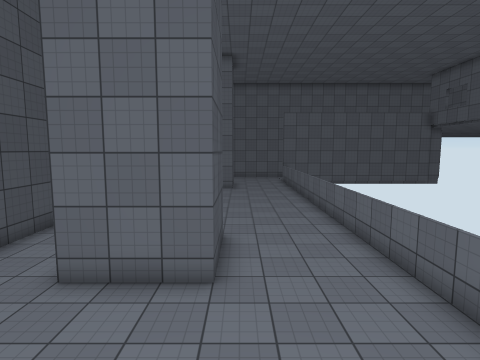
view 1 (above)

19 first-person views from a walk through a 3-D level made in the Unity game engine. The camera is 1.5 m above the floor, tilts 6° down and sees 80° across. The floor is counted in squares, 1 m on a side. Each view is taken from the middle of a square. On the plan, view 1 faces up. The plan holds only what a view shows up to about 14 squares ahead; the rest is blank. The place goes on beyond the plan. The player is left out. Door leaves are left out, so doorways stand open. Surface patterns are stand-ins for the level's own textures.

view 2
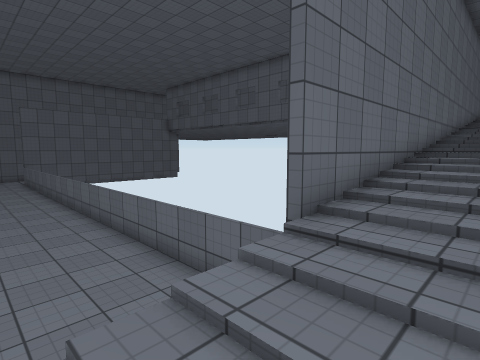

view 3
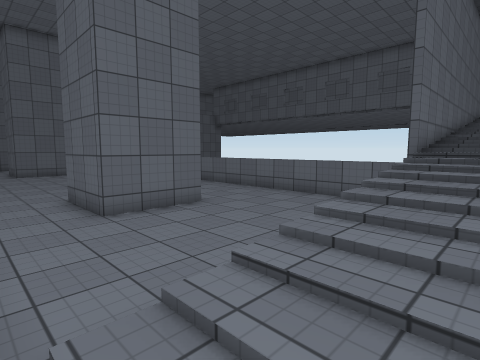

view 4
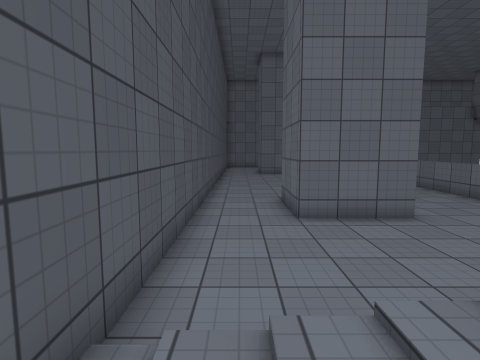

view 5
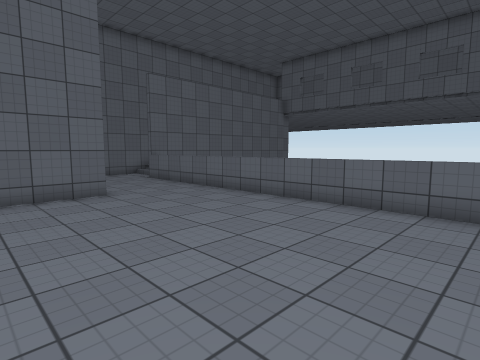

view 6
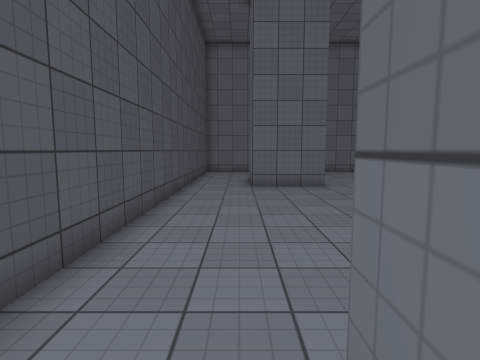

view 7
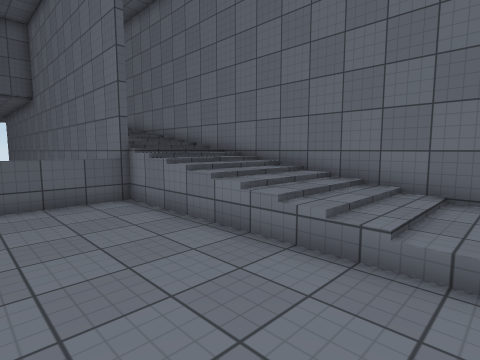

view 8
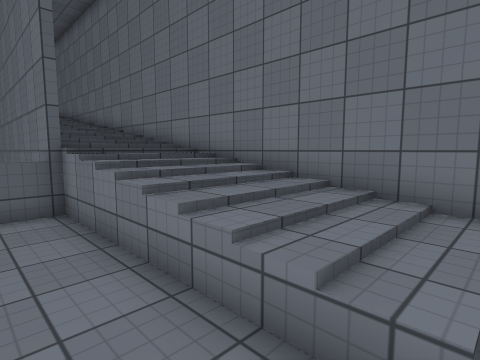

view 9
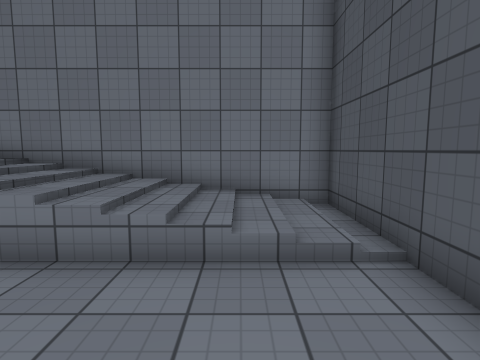

view 10
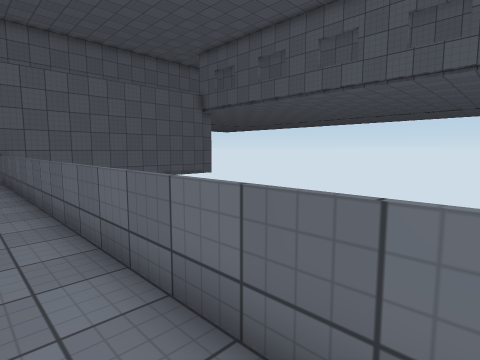

view 11
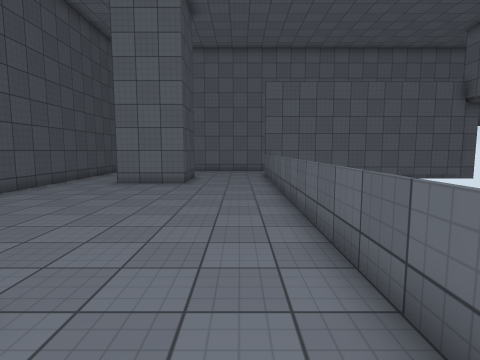

view 12
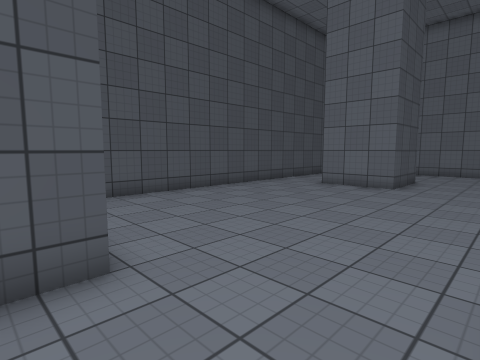

view 13
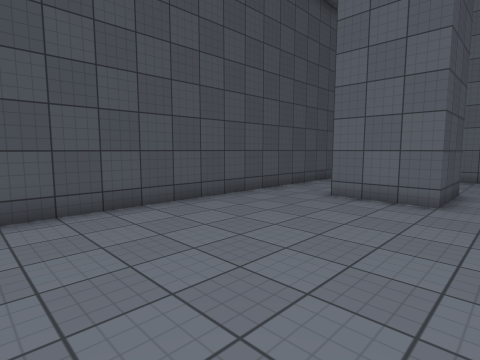

view 14
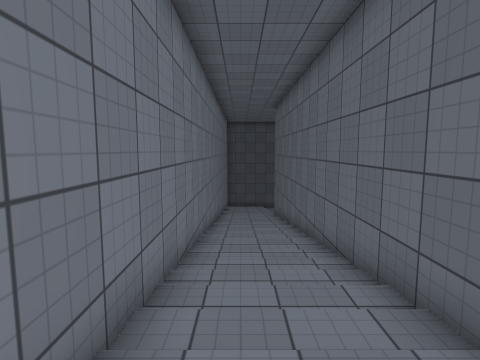

view 15
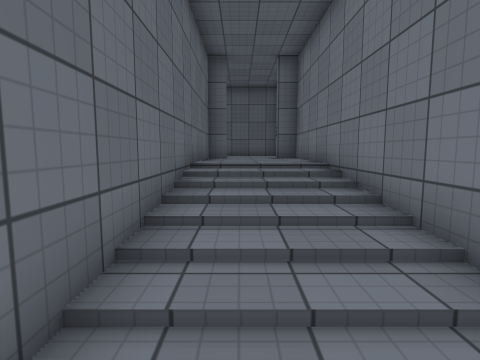

view 16
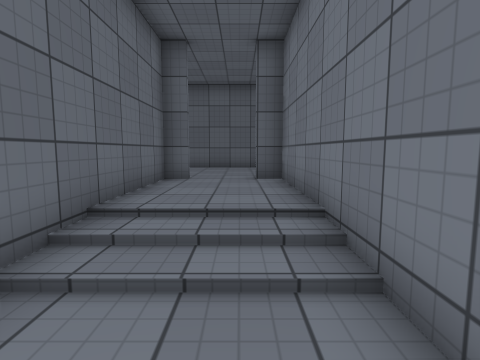

view 17
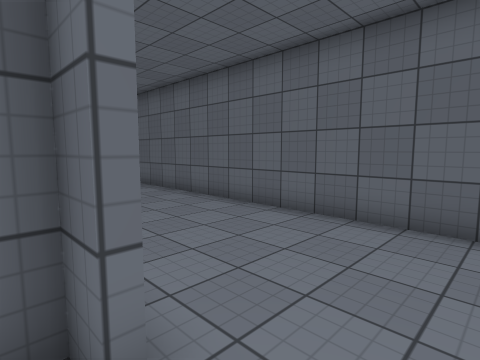

view 18
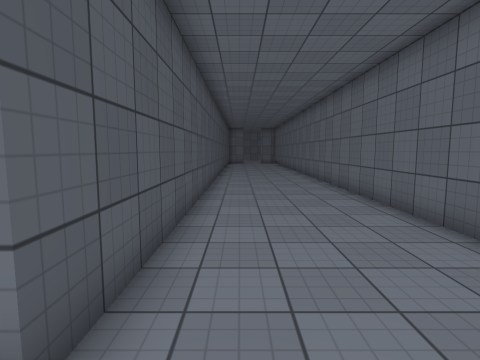

view 19
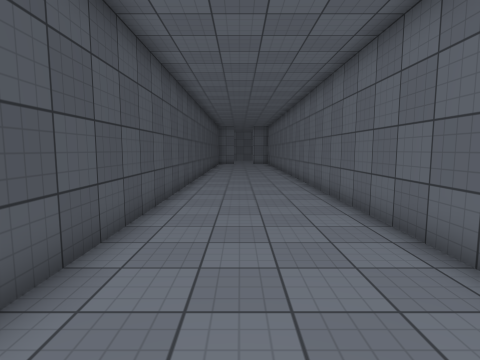

### Floor plan
Key: @ floor where view 1 was taken; # wall or solid block; . main floor; : floor 3 m higher than the main floor; + floor 4.5 m higher than the main floor; / step, stairs or slope; D open door; = window, fence, low wall or low ledge.
Columns run from 7 left of view 1 to 33 right of it. Each row starts with its distance up from view 1.
 20 #...###....=
 19 #...###....=
 18 #..........=
 17 #..........=
 16 #..........=
 15 #..........=
 14 #..........=                       #++++#
 13 #..........=          =            #++++#
 12 #..........=          #            #++++#
 11 #..........=          #            #++++#
 10 #..........=          #            #++++#
  9 #..........=          =            #++++#
  8 #...###....=          #            #++++#
  7 #...###....=          #            #++++#
  6 #...###....=                       #++++#
  5 #..........=                       #++++#
  4 #..........=                       #++++#
  3 #..........=                       #++++#
  2 #..........=                       #++++#
  1 #..........=###########            #++++#
  0 #//////@/////////////:##############++++#
 -1 #./////////////////////////////++++D++++#
 -2 #./////////////////////////////++++D++++#
 -3 ####################################    #

Positions as (right, up) in squares from view 1, and headings:
1: (0, 0), facing up
2: (0, -2), facing up-right
3: (-6, -2), facing up-right
4: (-5, -2), facing up
5: (-4, 9), facing up-right
6: (-4, 7), facing up
7: (-5, 4), facing down-right
8: (-4, 2), facing down-right
9: (-4, 4), facing down
10: (2, 6), facing up-right
11: (2, 6), facing up
12: (3, 7), facing up-left
13: (1, 10), facing up-left
14: (22, -2), facing left
15: (16, -1), facing right
16: (19, -2), facing right
17: (27, -2), facing up-right
18: (29, -2), facing up
19: (30, 0), facing up
